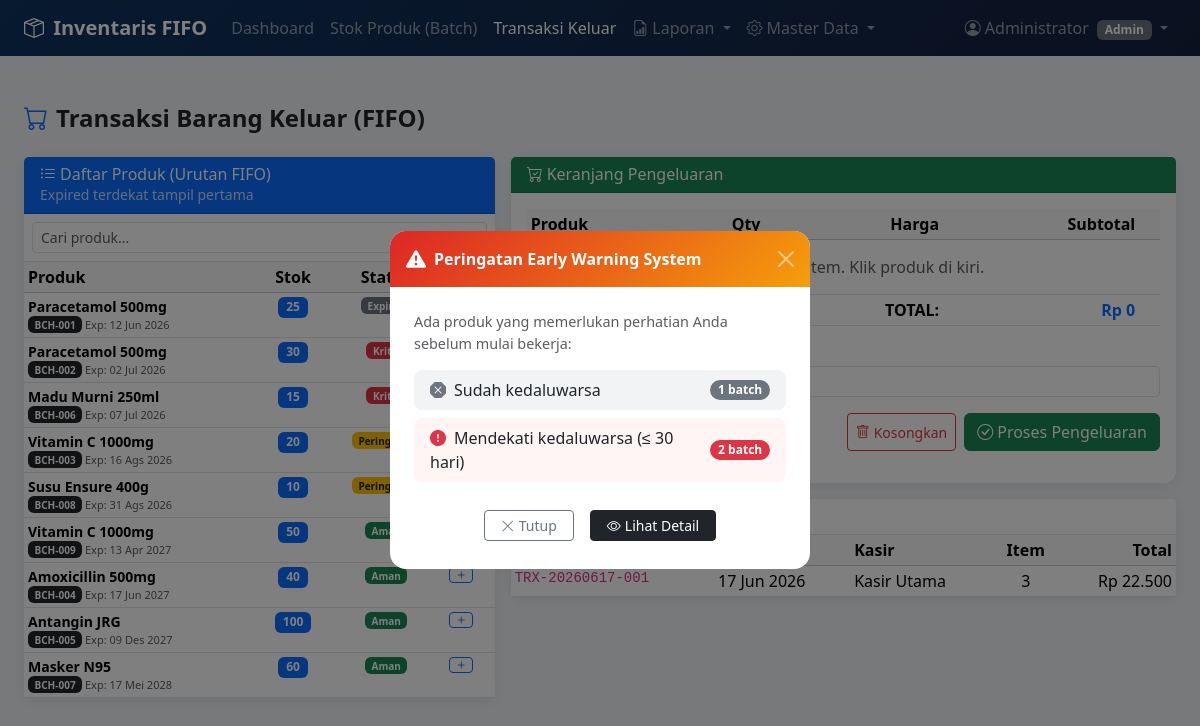
Page /transaksi.php (signed in) on the committed database.
### tables this page shows
CREATE TABLE setting_toko (
    id               INT AUTO_INCREMENT PRIMARY KEY,
    nama_toko        VARCHAR(150) NOT NULL DEFAULT 'Toko Saya',
    alamat           VARCHAR(255) DEFAULT NULL,
    no_hp            VARCHAR(30)  DEFAULT NULL,
    threshold_merah  INT NOT NULL DEFAULT 30,
    threshold_kuning INT NOT NULL DEFAULT 90,
    updated_at       TIMESTAMP DEFAULT CURRENT_TIMESTAMP ON UPDATE CURRENT_TIMESTAMP
);

CREATE TABLE produk (
    id           INT AUTO_INCREMENT PRIMARY KEY,
    no_batch     VARCHAR(50)  NOT NULL UNIQUE,
    nama_produk  VARCHAR(150) NOT NULL,
    kategori_id  INT NOT NULL,
    harga_beli   DECIMAL(15,2) NOT NULL DEFAULT 0,
    harga_jual   DECIMAL(15,2) NOT NULL DEFAULT 0,
    stok         INT NOT NULL DEFAULT 0,
    stok_awal    INT NOT NULL DEFAULT 0,
    tgl_masuk    DATE NOT NULL,
    tgl_expired  DATE NOT NULL,
    keterangan   TEXT DEFAULT NULL,
    created_at   TIMESTAMP DEFAULT CURRENT_TIMESTAMP,
    CONSTRAINT fk_produk_kategori FOREIGN KEY (kategori_id)
        REFERENCES kategori(id) ON DELETE RESTRICT,
    INDEX idx_produk_expired (tgl_expired),
    INDEX idx_produk_nama (nama_produk)
);

CREATE TABLE transaksi (
    id              INT AUTO_INCREMENT PRIMARY KEY,
    kode_transaksi  VARCHAR(50) NOT NULL UNIQUE,
    kasir_id        INT NOT NULL,
    total_item      INT NOT NULL DEFAULT 0,
    total_nilai     DECIMAL(15,2) NOT NULL DEFAULT 0,
    keterangan      TEXT DEFAULT NULL,
    created_at      TIMESTAMP DEFAULT CURRENT_TIMESTAMP,
    CONSTRAINT fk_transaksi_kasir FOREIGN KEY (kasir_id)
        REFERENCES users(id) ON DELETE RESTRICT,
    INDEX idx_transaksi_tgl (created_at)
);

CREATE TABLE users (
    id         INT AUTO_INCREMENT PRIMARY KEY,
    nama       VARCHAR(100) NOT NULL,
    username   VARCHAR(50)  NOT NULL UNIQUE,
    password   VARCHAR(255) NOT NULL,
    role       ENUM('admin','kasir') NOT NULL DEFAULT 'kasir',
    created_at TIMESTAMP DEFAULT CURRENT_TIMESTAMP
);

### koneksi.php (called while the page is built, shortened)
<?php
$host = "localhost";
$user = "root";
$pass = "";
$db   = "db_inventaris";
$koneksi = mysqli_connect($host, $user, $pass, $db);
mysqli_set_charset($koneksi, "utf8mb4");
$q_set = mysqli_query($koneksi, "SHOW TABLES LIKE 'setting_toko'");
if (mysqli_num_rows($q_set) > 0) {
    $setting = mysqli_fetch_assoc(mysqli_query($koneksi, "SELECT * FROM setting_toko LIMIT 1"));
    if ($setting) {
        $THRESHOLD_MERAH  = $setting['threshold_merah']  ?? 30;
        $THRESHOLD_KUNING = $setting['threshold_kuning'] ?? 90;
    }
}
function tgl_indo($tgl) {
    $bulan = ['','Jan','Feb','Mar','Apr','Mei','Jun','Jul','Ags','Sep','Okt','Nov','Des'];
    $d = explode('-', $tgl);
    return $d[2] . ' ' . $bulan[(int)$d[1]] . ' ' . $d[0];
}
function rupiah($angka) {
    return 'Rp ' . number_format((float)$angka, 0, ',', '.');
}
function getStatus($sisa, $merah = 30, $kuning = 90) {
    if ($sisa < 0)            return ['label' => 'Expired',     'class' => 'bg-secondary text-white', 'row' => 'table-secondary'];
    elseif ($sisa <= $merah)  return ['label' => 'Kritis',      'class' => 'bg-danger text-white',    'row' => 'table-danger'];
    elseif ($sisa <= $kuning) return ['label' => 'Peringatan',  'class' => 'bg-warning text-dark',    'row' => 'table-warning'];
    else                      return ['label' => 'Aman',        'class' => 'bg-success text-white',   'row' => ''];
}

### transaksi.php (the view, shortened to what this page needs)
<?php
  include 'koneksi.php';
  include 'includes/navbar.php';
  $tgl   = date('Y-m-d');
  $q_produk = mysqli_query($koneksi,
      "SELECT p.*, k.nama_kategori, DATEDIFF(p.tgl_expired,'$tgl') as sisa_hari
      FROM produk p JOIN kategori k ON p.kategori_id = k.id
      WHERE p.stok > 0
      ORDER BY p.tgl_expired ASC");
  $produk_list = [];
  while ($r = mysqli_fetch_assoc($q_produk)) $produk_list[] = $r;
  $q_trx = mysqli_query($koneksi,
      "SELECT t.*, u.nama as kasir_nama
      FROM transaksi t JOIN users u ON t.kasir_id = u.id
      ORDER BY t.created_at DESC LIMIT 15");
  ?>
  <!DOCTYPE html>
  <html lang="id">
  <head>
    <link href="https://cdn.jsdelivr.net/npm/bootstrap@5.3.2/dist/css/bootstrap.min.css" rel="stylesheet">
    <link href="https://cdn.jsdelivr.net/npm/bootstrap-icons@1.11.3/font/bootstrap-icons.min.css" rel="stylesheet">
  </head>
  <body>
  <div class="container-fluid py-4 px-4">
    <h4 class="fw-bold mb-4"><i class="bi bi-cart me-2 text-primary"></i>Transaksi Barang Keluar (FIFO)</h4>
    <div class="row g-3">
      <div class="col-lg-5">
        <div class="card h-100">
          <div class="card-header bg-primary text-white">
            <h6 class="mb-0"><i class="bi bi-list-ul me-1"></i>Daftar Produk (Urutan FIFO)</h6>
            <small class="opacity-75">Expired terdekat tampil pertama</small>
          </div>
          <div class="card-body p-0">
            <div class="p-2 border-bottom">
              <input type="text" id="searchProduk" class="form-control form-control-sm"
                    placeholder="Cari produk...">
            </div>
            <div style="max-height:500px;overflow-y:auto;">
              <table class="table table-sm mb-0">
                <thead class="table-light sticky-top">
                  <tr>
                    <th>Produk</th>
                    <th class="text-center">Stok</th>
                    <th class="text-center">Status</th>
                  </tr>
                </thead>
                <tbody id="tabelProduk">
                <?php foreach ($produk_list as $p):
                    $s = getStatus($p['sisa_hari'], $THRESHOLD_MERAH, $THRESHOLD_KUNING);
                ?>
                  <tr class="produk-item"
                      data-id="<?= $p['id'] ?>"
                      data-nama="<?= htmlspecialchars($p['nama_produk'], ENT_QUOTES) ?>"
                      data-batch="<?= htmlspecialchars($p['no_batch'], ENT_QUOTES) ?>"
                      data-stok="<?= $p['stok'] ?>"
                      data-harga="<?= $p['harga_jual'] ?>"
                      data-expired="<?= tgl_indo($p['tgl_expired']) ?>">
                    <td>
                      <div class="fw-semibold small"><?= htmlspecialchars($p['nama_produk']) ?></div>
                      <div class="text-muted" style="font-size:11px">
                        <span class="badge bg-dark fifo-badge"><?= $p['no_batch'] ?></span>
                        Exp: <?= tgl_indo($p['tgl_expired']) ?>
                      </div>
                    </td>
                    <td class="text-center">
                      <span class="badge bg-primary"><?= $p['stok'] ?></span>
                    </td>
                    <td class="text-center">
                      <span class="badge <?= $s['class'] ?> fifo-badge"><?= $s['label'] ?></span>
                    </td>
                    <td>
                      <button type="button"
                              class="btn btn-outline-primary btn-sm py-0 px-1 btn-tambah-item"
                              title="Tambah ke keranjang">
                        <i class="bi bi-plus"></i>
                      </button>
                    </td>
                  </tr>
                <?php endforeach; ?>
                </tbody>
              </table>
            </div>
          </div>
        </div>
      </div>
      <div class="col-lg-7">
        <div class="card">
          <div class="card-header bg-success text-white">
            <h6 class="mb-0"><i class="bi bi-cart-check me-1"></i>Keranjang Pengeluaran</h6>
          </div>
          <div class="card-body">
            <div class="table-responsive">
              <table class="table table-sm align-middle mb-2">
                <thead class="table-light">
                  <tr>
                    <th>Produk</th>
                    <th class="text-center" style="width:100px">Qty</th>
                    <th class="text-end">Harga</th>
                    <th class="text-end">Subtotal</th>
                    <th></th>
                  </tr>
                </thead>
                <tbody id="tbodyKeranjang">
                  <tr id="emptyRow">
                    <td colspan="5" class="text-center text-muted py-3">
                      <i class="bi bi-cart me-1"></i>Belum ada item. Klik produk di kiri.
                    </td>
                  </tr>
                </tbody>
                <tfoot>
                  <tr class="fw-bold">
                    <td colspan="3" class="text-end">TOTAL:</td>
                    <td class="text-end text-primary" id="totalNilai">Rp 0</td>
                    <td></td>
                  </tr>
                </tfoot>
              </table>
            </div>
            <form method="POST" id="formTrx">
              <div class="mb-3">
                <label class="form-label fw-semibold">Keterangan</label>
                <input type="text" name="keterangan" class="form-control form-control-sm"
                      placeholder="Opsional (nama penerima, catatan, dll)">
              </div>
              <div class="d-flex justify-content-end gap-2">
                <button type="button" class="btn btn-outline-danger btn-sm" onclick="clearKeranjang()">
                  <i class="bi bi-trash me-1"></i>Kosongkan
                </button>
                <button type="submit" name="simpan" class="btn btn-success"
                        onclick="return prepareSubmit()">
                  <i class="bi bi-check-circle me-1"></i>Proses Pengeluaran
                </button>
              </div>
            </form>
          </div>
        </div>
        <div class="card mt-3">
          <div class="card-header bg-white border-bottom py-2">
            <h6 class="mb-0 fw-semibold">
            </h6>
          </div>
          <div class="table-responsive">
            <table class="table table-sm mb-0">
              <thead class="table-light">
                <tr>
                  <th>Kode</th><th>Tanggal</th><th>Kasir</th>
                  <th class="text-center">Item</th><th class="text-end">Total</th>
                </tr>
              </thead>
              <tbody>
              <?php while ($t = mysqli_fetch_assoc($q_trx)): ?>
                <tr>
                  <td><code><?= htmlspecialchars($t['kode_transaksi']) ?></code></td>
                  <td><?= tgl_indo(date('Y-m-d', strtotime($t['created_at']))) ?></td>
                  <td><?= htmlspecialchars($t['kasir_nama']) ?></td>
                  <td class="text-center"><?= $t['total_item'] ?></td>
                  <td class="text-end"><?= rupiah($t['total_nilai']) ?></td>
                </tr>
              <?php endwhile; ?>
              </tbody>
            </table>
          </div>
        </div>
      </div>
    </div>
  </div>
  </body>
  </html>

### includes/navbar.php (shortened to what this page needs)
<?php
    $role = $_SESSION['user_role'] ?? 'kasir';
    $nama = $_SESSION['user_nama'] ?? 'user';
    $tgl = date('Y-m-d');
    $q_kritis_nav = mysqli_query($koneksi, "SELECT COUNT(*) as t FROM produk WHERE DATEDIFF(tgl_expired, '$tgl') BETWEEN 0 AND $THRESHOLD_MERAH AND stok > 0");
    $total_kritis_nav  = mysqli_fetch_assoc($q_kritis_nav)['t'] ?? 0;
    $q_expired_nav = mysqli_query($koneksi, "SELECT COUNT(*) as t FROM produk WHERE tgl_expired < '$tgl' AND stok > 0");
    $total_expired_nav = mysqli_fetch_assoc($q_expired_nav)['t'] ?? 0;
    $total_alert = $total_kritis_nav + $total_expired_nav;
    $current = basename($_SERVER['PHP_SELF']);
    function nav_active($page, $current) {
        return $page === $current ? 'active' : '';
    }
    ?>
    <nav class="navbar navbar-expand-lg navbar-dark mb-4" style="background: linear-gradient(135deg,#0f3460,#16213e);">
        <div class="container-fluid px-4">
            <a class="navbar-brand fw-bold" href="indeks.php">
                <i class="bi bi-box-seam me-1"></i> Inventaris FIFO
            </a>
            <div class="collapse navbar-collapse" id="navMain">
                <ul class="navbar-nav me-auto mb-2 mb-lg-0">
                    <li class="nav-item">
                        <a class="nav-link <?= nav_active('indeks.php', $current) ?>" href="indeks.php">Dashboard</a>
                    </li>
                    <?php if ($role === 'admin'): ?>
                    <li class="nav-item">
                        <a class="nav-link <?= nav_active('produk.php', $current) ?>" href="produk.php">Stok Produk (Batch)</a>
                    </li>
                    <?php endif; ?>
                    <li class="nav-item">
                        <a class="nav-link <?= nav_active('transaksi.php', $current) ?>" href="transaksi.php">Transaksi Keluar</a>
                    </li>
                    <li class="nav-item dropdown">
                        <a class="nav-link dropdown-toggle <?= in_array($current,['laporan_stok.php','laporan_expired.php','laporan_transaksi.php'])?'active':'' ?>"
                        href="#" data-bs-toggle="dropdown">
                            <i class="bi bi-file-earmark-bar-graph me-1"></i>Laporan
                        </a>
                    </li>
                    <?php if ($role === 'admin'): ?>
                    <li class="nav-item dropdown">
                        <a class="nav-link dropdown-toggle <?= in_array($current,['kategori.php','users.php','setting.php'])?'active':'' ?>"
                        href="#" data-bs-toggle="dropdown">
                            <i class="bi bi-gear me-1"></i>Master Data
                        </a>
                    </li>
                    <?php endif; ?>
                </ul>
                <ul class="navbar-nav">
                    <li class="nav-item dropdown">
                        <a class="nav-link dropdown-toggle" href="#" data-bs-toggle="dropdown">
                            <i class="bi bi-person-circle me-1"></i><?= htmlspecialchars($nama) ?>
                            <span class="badge bg-secondary ms-1"><?= ucfirst($role) ?></span>
                        </a>
                    </li>
                </ul>
            </div>
        </div>
    </nav>
    <?php
    $tampilkan_popup_ews = false;
    if (!empty($_SESSION['show_ews_alert'])) {
        $tampilkan_popup_ews = ($total_alert > 0);
    }
    ?>
    <?php if ($tampilkan_popup_ews): ?>
    <div class="modal fade" id="modalEwsAlert" tabindex="-1" aria-hidden="true">
    <div class="modal-dialog modal-dialog-centered" style="max-width:420px">
        <div class="modal-content border-0 rounded-4 overflow-hidden">
        <div class="modal-header border-0 py-3" style="background:linear-gradient(135deg,#dc2626,#f59e0b)">
            <div class="d-flex align-items-center gap-2 text-white">
            <i class="bi bi-exclamation-triangle-fill fs-5"></i>
            <h6 class="modal-title fw-bold mb-0">Peringatan Early Warning System</h6>
            </div>
            <button type="button" class="btn-close btn-close-white" data-bs-dismiss="modal" aria-label="Tutup"></button>
        </div>
        <div class="modal-body py-4 px-4">
            <p class="text-muted mb-3" style="font-size:.9rem">
            Ada produk yang memerlukan perhatian Anda sebelum mulai bekerja:
            </p>
            <ul class="list-unstyled mb-0 d-flex flex-column gap-2">
            <?php if ($total_expired_nav > 0): ?>
                <li class="d-flex justify-content-between align-items-center p-2 px-3 rounded-3" style="background:#f1f3f5">
                <span><i class="bi bi-x-octagon-fill text-secondary me-2"></i>Sudah kedaluwarsa</span>
                <span class="badge bg-secondary rounded-pill"><?= $total_expired_nav ?> batch</span>
                </li>
            <?php endif; ?>
            <?php if ($total_kritis_nav > 0): ?>
                <li class="d-flex justify-content-between align-items-center p-2 px-3 rounded-3" style="background:#fff5f5">
                <span><i class="bi bi-exclamation-circle-fill text-danger me-2"></i>Mendekati kedaluwarsa (&le; <?= (int)$THRESHOLD_MERAH ?> hari)</span>
                <span class="badge bg-danger rounded-pill"><?= $total_kritis_nav ?> batch</span>
                </li>
            <?php endif; ?>
            </ul>
        </div>
        <div class="modal-footer border-0 pt-0 pb-4 px-4 gap-2 justify-content-center">
            <button type="button" class="btn btn-outline-secondary btn-sm px-3" data-bs-dismiss="modal">
            <i class="bi bi-x-lg me-1"></i>Tutup
            </button>
            <a href="laporan_expired.php" class="btn btn-dark btn-sm px-3">
            <i class="bi bi-eye me-1"></i>Lihat Detail
            </a>
        </div>
        </div>
    </div>
    </div>
    <?php endif; ?>

### rows in the picture
setting_toko: threshold_merah "30"
produk: nama_produk "Paracetamol 500mg", no_batch "BCH-001", tgl_expired "12 Jun 2026", stok "25", label "Expired"
produk: nama_produk "Paracetamol 500mg", no_batch "BCH-002", tgl_expired "02 Jul 2026", stok "30", label "Kritis"
produk: nama_produk "Madu Murni 250ml", no_batch "BCH-006", tgl_expired "07 Jul 2026", stok "15", label "Kritis"
produk: nama_produk "Vitamin C 1000mg", no_batch "BCH-003", tgl_expired "16 Ags 2026", stok "20", label "Peringatan"
produk: nama_produk "Susu Ensure 400g", no_batch "BCH-008", tgl_expired "31 Ags 2026", stok "10", label "Peringatan"
produk: nama_produk "Vitamin C 1000mg", no_batch "BCH-009", tgl_expired "13 Apr 2027", stok "50", label "Aman"
produk: nama_produk "Amoxicillin 500mg", no_batch "BCH-004", tgl_expired "17 Jun 2027", stok "40", label "Aman"
produk: nama_produk "Antangin JRG", no_batch "BCH-005", tgl_expired "09 Des 2027", stok "100", label "Aman"
produk: nama_produk "Masker N95", no_batch "BCH-007", tgl_expired "17 Mei 2028", stok "60", label "Aman"
transaksi: kode_transaksi "TRX-20260617-001", created_at "17 Jun 2026", kasir.nama "Kasir Utama", total_item "3", total_nilai "Rp 22.500"

### other values in the picture
$nama "Administrator"
$role "Admin"
$total_expired_nav "1"
$total_kritis_nav "2"
